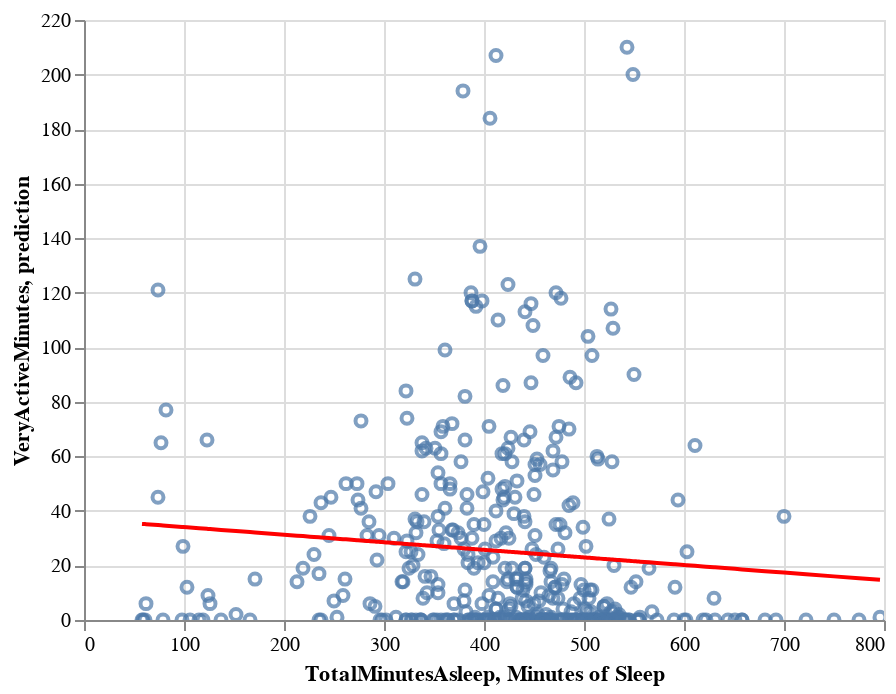

The notebook cell this image was saved under:
### Code cell
chart1 = alt.Chart(df[["VeryActiveMinutes", "TotalMinutesAsleep"]]).mark_point().encode(
    x='TotalMinutesAsleep',
    y='VeryActiveMinutes'
).interactive()

chart2 = alt.Chart(predDF.reset_index()).mark_line(color='red').encode(
    x='Minutes of Sleep',
    y='prediction'
).interactive()

display(alt.layer(chart1, chart2))

### Figure 1 — Vega-Lite specification as saved in the notebook (floating-point values rounded to 4 significant figures; data arrays with more than 128 entries replaced by an {"elided": "..."} marker saying what was removed)
{"config": {"view": {"continuousWidth": 400, "continuousHeight": 300}}, "layer": [{"data": {"name": "data-fb4c0784868af3cfbd222d6789e8b160"}, "mark": "point", "encoding": {"x": {"type": "quantitative", "field": "TotalMinutesAsleep"}, "y": {"type": "quantitative", "field": "VeryActiveMinutes"}}, "selection": {"selector025": {"type": "interval", "bind": "scales", "encodings": ["x", "y"]}}}, {"data": {"name": "data-cc33613d0e783dfd103e33c345db92fe"}, "mark": {"type": "line", "color": "red"}, "encoding": {"x": {"type": "quantitative", "field": "Minutes of Sleep"}, "y": {"type": "quantitative", "field": "prediction"}}, "selection": {"selector026": {"type": "interval", "bind": "scales", "encodings": ["x", "y"]}}}], "$schema": "https://vega.github.io/schema/vega-lite/v4.8.1.json", "datasets": {"data-fb4c0784868af3cfbd222d6789e8b160": {"elided": "413 records"}, "data-cc33613d0e783dfd103e33c345db92fe": {"elided": "413 records"}}}
